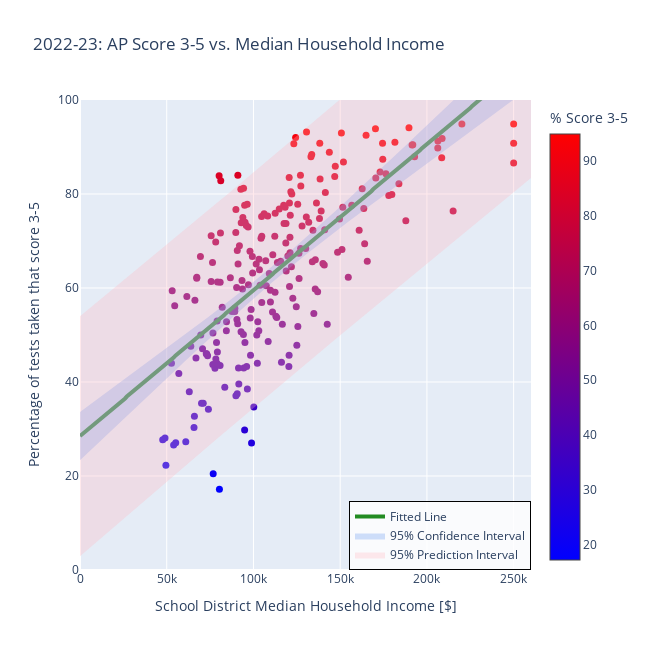

Notebook cell for this chart:
### Markdown cell above
# 2022-23: AP Score 3-5 vs. Median Household Income

### Code cell
x_arr = MA_AP_all_data['Median Household Income'].to_numpy()
y_arr = MA_AP_all_data['% Score 3-5'].to_numpy()

# Fit the OLS model
alpha = 0.05  # 95% confidence level
x_with_const = sm.add_constant(x_arr)  # Add intercept
model = sm.OLS(y_arr, x_with_const).fit()

# Generate x values for the fitted line
x_line = np.linspace(0, 260e3, 261)
x_line_rounded = np.round(x_line, decimals=-1)
x_line_with_const = sm.add_constant(x_line_rounded)

# Get predictions and intervals
predictions = model.get_prediction(x_line_with_const)
prediction_summary = predictions.summary_frame(alpha=alpha)

# Extract values
y_line = prediction_summary['mean'].values
ci_lower = prediction_summary['mean_ci_lower'].values  # Confidence Interval lower bound
ci_upper = prediction_summary['mean_ci_upper'].values  # Confidence Interval upper bound
pi_lower = prediction_summary['obs_ci_lower'].values  # Prediction Interval lower bound
pi_upper = prediction_summary['obs_ci_upper'].values  # Prediction Interval upper bound

# Round fitted values for consistency
y_line = np.round(y_line, decimals=1)


#### Draw the data points ####
fig = go.Figure(data=go.Scatter(
    x=np.round(x_arr, decimals=-1),
    y=np.round(y_arr, decimals=1),
    mode='markers',
    marker=dict(
        size=7,
        color=y_arr,
        colorscale='Bluered',
        symbol='circle',
        showscale=True,
        colorbar=dict(title='% Score 3-5'),
    ),
    showlegend=False,
    text=MA_AP_all_data['District Name'],
    name=''
))

#### Add the fitted line ####
fig.add_trace(go.Scatter(
    x=x_line_rounded,
    y=y_line,
    mode="lines",
    line=dict(color="forestgreen", width=4),
    name="Fitted Line",
    showlegend=True
))

#### Add the Confidence Interval band ####
fig.add_trace(go.Scatter(
    x=np.concatenate([x_line_rounded, x_line_rounded[::-1]]),
    y=np.concatenate([ci_upper, ci_lower[::-1]]),
    fill='toself',
    fillcolor='rgba(100, 149, 237, 0.3)',
    line=dict(color='rgba(255,255,255,0)'),
    hoverinfo="skip",
    showlegend=True,
    name="95% Confidence Interval"
))

#### Add the Prediction Interval band ####
fig.add_trace(go.Scatter(
    x=np.concatenate([x_line_rounded, x_line_rounded[::-1]]),
    y=np.concatenate([pi_upper, pi_lower[::-1]]),
    fill='toself',
    fillcolor='rgba(255, 182, 193, 0.3)',
    line=dict(color='rgba(255,255,255,0)'),
    hoverinfo="skip",
    showlegend=True,
    name="95% Prediction Interval"
))

#### Write the title of the plot ####
fig.update_layout(
    title='2022-23: AP Score 3-5 vs. Median Household Income',
    xaxis_title='School District Median Household Income [$]',
    yaxis_title='Percentage of tests taken that score 3-5',
    width=650,
    height=650,
    legend=dict(
        x=1.0,  # Position of the legend (x-coordinate in normalized units)
        y=0.0,  # Position of the legend (y-coordinate in normalized units)
        xanchor='right',  # Align the legend box to the right
        yanchor='bottom',  # Align the legend box to the bottom
        bgcolor='rgba(255, 255, 255, 0.8)',  # White background with some transparency
        bordercolor='black',
        borderwidth=1
    )
)

fig.update_xaxes(range=[0, 260e3])
fig.update_yaxes(range=[0, 100])
fig.show()

# Save the plot
with open('data/MA_pickled/MA_pass_vs_school_district_income.pkl', 'wb') as f:
    pickle.dump(fig, f)

### Figure 1 — Plotly figure (JSON) as saved in the notebook; plotly's stock layout.template omitted (floating-point values rounded to 4 significant figures; data arrays with more than 128 entries replaced by an {"elided": "..."} marker saying what was removed)
{"data": [{"marker": {"color": {"elided": "222 float values"}, "colorbar": {"title": {"text": "% Score 3-5"}}, "colorscale": [[0, "rgb(0,0,255)"], [1, "rgb(255,0,0)"]], "showscale": true, "size": 7, "symbol": "circle"}, "mode": "markers", "name": "", "showlegend": false, "text": {"elided": "222 str values"}, "type": "scatter", "x": {"elided": "222 int values"}, "y": {"elided": "222 float values"}}, {"line": {"color": "forestgreen", "width": 4}, "mode": "lines", "name": "Fitted Line", "showlegend": true, "type": "scatter", "x": {"elided": "261 int values"}, "y": {"elided": "261 float values"}}, {"fill": "toself", "fillcolor": "rgba(100, 149, 237, 0.3)", "hoverinfo": "skip", "line": {"color": "rgba(255,255,255,0)"}, "name": "95% Confidence Interval", "showlegend": true, "type": "scatter", "x": {"elided": "522 int values"}, "y": {"elided": "522 float values"}}, {"fill": "toself", "fillcolor": "rgba(255, 182, 193, 0.3)", "hoverinfo": "skip", "line": {"color": "rgba(255,255,255,0)"}, "name": "95% Prediction Interval", "showlegend": true, "type": "scatter", "x": {"elided": "522 int values"}, "y": {"elided": "522 float values"}}], "layout": {"height": 650, "legend": {"bgcolor": "rgba(255, 255, 255, 0.8)", "bordercolor": "black", "borderwidth": 1, "x": 1, "xanchor": "right", "y": 0, "yanchor": "bottom"}, "title": {"text": "2022-23: AP Score 3-5 vs. Median Household Income"}, "width": 650, "xaxis": {"range": [0, 260000], "title": {"text": "School District Median Household Income [$]"}, "type": "linear"}, "yaxis": {"range": [0, 100], "title": {"text": "Percentage of tests taken that score 3-5"}, "type": "linear"}}}
